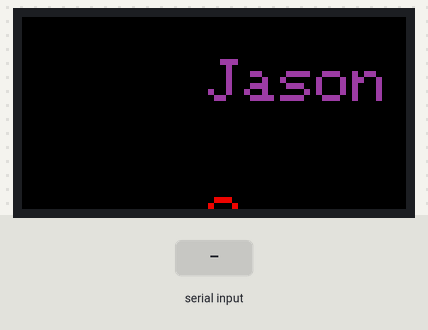
The sketch below on a simulated Arduino Zero (SAMD21). Parts: 64×32 colour display. The test bench sets the inputs (shaded band). What the sketch prints to the serial monitor is not drawn.

Above: at 1.2 s.
1.3 s: "2\n" received over Serial
At 1.65 s:
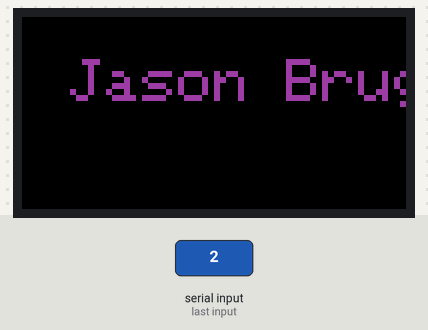
3.9 s: "1\n" received over Serial
At 5.0 s:
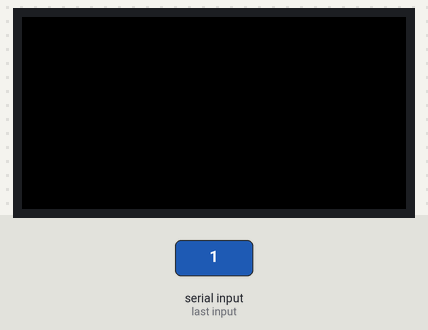
Timing chart, 0 to 6.9 s (numbered marks = the images above; inputs shaded):
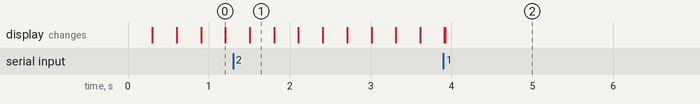

Measured:
- after the input at 1.3 s, the display: changes after 0.21 s (image 1)

The sketch:

Golden_Lane_Scroller_4mm.ino
```cpp
// Use this website to calculate the color code: http://www.barth-dev.de/online/rgb565-color-picker/
uint16_t color_line_1 = 0x99F4;
uint16_t color_line_2 = 0xE820;

#define MAX_INPUT 1000

// This code needs to be compiled for Raspberry Pi Pico
// It needs Adafruit_Protomatter installed


#include <Adafruit_Protomatter.h>

// Special nRF52840 FeatherWing pinout
uint8_t rgbPins[]  = {6, A5, A1, A0, A4, 11}; // R1, G1, B1, R2, G2, B2
uint8_t addrPins[] = {10, 5, 13, 9}; //  A, B, C, D
uint8_t clockPin   = 12;
uint8_t latchPin   = PIN_SERIAL1_RX;
uint8_t oePin      = PIN_SERIAL1_TX;

// Create a 32-pixel tall, 64 pixel wide matrix with the defined pins
Adafruit_Protomatter matrix(
  64, 4, 1, rgbPins, 4, addrPins, clockPin, latchPin, oePin, false);
// Sundry globals used for animation ---------------------------------------

int16_t textX = matrix.width(),  // Current text position (X)
  textY,                         // Current text position (Y)
  textMin,                       // Text pos. (X) when scrolled off left edge
  hue = 0;
char text_line_1[MAX_INPUT];  // Buffer to hold scrolling message text
char text_line_2[MAX_INPUT];  // Buffer to hold scrolling message text

// SETUP - RUNS ONCE AT PROGRAM START --------------------------------------

void setup(void) {
  Serial.begin(9600);

  // Initialize matrix...
  ProtomatterStatus status = matrix.begin();
  Serial.print("Protomatter begin() status: ");
  Serial.println((int)status);
  if (status != PROTOMATTER_OK) {
    // DO NOT CONTINUE if matrix setup encountered an error.
    for (;;)
      ;
  }

  // Unlike the "simple" example, we don't do any drawing in setup().
  // But we DO initialize some things we plan to animate...

  // Set up the scrolling message...
  sprintf(text_line_1, "Jason Bruges Studio artwork text here");
  sprintf(text_line_2, "Second Line of text to be printed");

  //matrix.setFont(&FreeSans9pt7b);  // Use nice bitmap font
  matrix.setTextWrap(false);               // Allow text off edge

  int16_t x1, y1;
  uint16_t w;
  uint16_t h;//
  matrix.getTextBounds(text_line_1, 0, 0, &x1, &y1, &w, &h);  // How big is it?
  textMin = -w;                                               // All text is off left edge when it reaches this point
                                                              // textY = matrix.height() / 2 - (y1 + h / 2); // Center text vertically
  textY = 100;
  // Note: when making scrolling text like this, the setTextWrap(false)
  // call is REQUIRED (to allow text to go off the edge of the matrix),
  // AND it must be BEFORE the getTextBounds() call (or else that will
  // return the bounds of "wrapped" text).

  // Set up the colors of the bouncy balls.
  // ballcolor[0] = matrix.color565(0, 20, 0); // Dark green
  // ballcolor[1] = matrix.color565(0, 0, 20); // Dark blue
  // ballcolor[2] = matrix.color565(20, 0, 0); // ark red
}

bool noFont = true;
// LOOP - RUNS REPEATEDLY AFTER SETUP --------------------------------------
unsigned long prevMill;
int interval = 25;
int pos_text_line_1 = 20;
int pos_text_line_2 = 48;
void loop(void) {

  if (millis() - prevMill > interval) {
    prevMill = millis();

    // Every frame, we clear the background and draw everything anew.
    // This happens "in the background" with double buffering, that's
    // why you don't see everything flicker. It requires double the RAM,
    // so it's not practical for every situation.

    matrix.fillScreen(0);  // Fill background black

    // Draw the big scrolly text
    matrix.setTextColor(color_line_1);

      matrix.setCursor(textX, 7);


    matrix.print(text_line_1);

    matrix.setTextColor(color_line_2);

    matrix.setCursor(textX, 30);

    matrix.print(text_line_2);

    // Update text position for next frame. If text goes off the
    // left edge, reset its position to be off the right edge.
    if ((--textX) < textMin) textX = matrix.width();

    matrix.show();
  }


  //delay(10); // 20 milliseconds = ~50 frames/second

  readtext_line_1ing();
}

void readtext_line_1ing() {
  if (Serial.available() > 0)
    processIncomingByte(Serial.read());
}

void process_data(char* data) {

  if (data[0] == '2') {
    Serial.print("Updating Line 2: ");

    if (data[2] == 'x') {
      Serial.print("Updating Line 2 color: ");

      int newColor;
      char arrayColor[4];
      arrayColor[0] = data[3];
      arrayColor[1] = data[4];
      arrayColor[2] = data[5];
      arrayColor[3] = data[6];
      newColor = (int)strtol(arrayColor, NULL, 16);
      //newColor = atoi(arrayColor);
      //sscanf(arrayColor, "%i", &newColor);
      Serial.print(" / int: ");
      Serial.println(newColor);

      color_line_2 = newColor;
    } else {
      for (int i = 1; i < MAX_INPUT; i++) {
        text_line_2[i - 1] = data[i];
      }
    }

    Serial.println(text_line_2);

  } else if (data[0] == '1') {


    if (data[2] == 'x') {
      Serial.print("Updating Line 1 color: ");

      int newColor;
      char arrayColor[4];
      arrayColor[0] = data[3];
      arrayColor[1] = data[4];
      arrayColor[2] = data[5];
      arrayColor[3] = data[6];
      newColor = (int)strtol(arrayColor, NULL, 16);
      //newColor = atoi(arrayColor);
      //sscanf(arrayColor, "%i", &newColor);
      //Serial.print(" / int: "); Serial.println(newColor);

      color_line_1 = newColor;
    } else {
      // if (data[0] == '1') {

      Serial.print("Updating Line 1: ");

      for (int i = 1; i < MAX_INPUT; i++) {
        text_line_1[i - 1] = data[i];
      }
    }
    // }
    // else {
    //   for (int i = 0; i < MAX_INPUT; i++) {
    //     text_line_1[i] = data[i];
    //   }
    //}
    Serial.println(text_line_1);

  } else if (data[0] == 's') {

    Serial.print("Updating Speed: ");

    int new_speed;
    char newSpeed[3];
    newSpeed[0] = data[1];
    newSpeed[1] = data[2];
    newSpeed[2] = data[3];
    new_speed = (int)strtol(newSpeed, NULL, 16);
    Serial.println(new_speed);
    interval = constrain(new_speed, 1, 100);


  } else // else if (data[0] == 'F') {

   // Serial.print("Updating Font: ");


     if(strcmp(data, "FontReset") == 0) {
       Serial.println("NO FONT");
       matrix.setFont(NULL);  // Use nice bitmap font
       noFont = true;
     } else {
       noFont = false;

     }
    Serial.println(data);

     matrix.show();
    // (strcmp(data, "FreeMono9pt7b.h") == 0) ? "Good day." : "Good evening.";

    // if (strcmp(data, "FreeMono9pt7b.h") == 0) {
    //   Serial.println("Found FreeMono9pt7b ");
    // }

 // }

}  // end of process_data


void processIncomingByte(const byte inByte) {
  static char input_line[MAX_INPUT];
  static unsigned int input_pos = 0;

  switch (inByte) {

    case '\n':                    // end of text
      input_line[input_pos] = 0;  // terminating null byte

      // terminator reached! process input_line here ...
      process_data(input_line);

      // reset buffer for next time
      input_pos = 0;
      break;

    case '\r':  // discard carriage return
      break;

    default:
      // keep adding if not full ... allow for terminating null byte
      if (input_pos < (MAX_INPUT - 1))
        input_line[input_pos++] = inByte;
      break;

  }  // end of switch

}  // end of processIncomingByte
```
